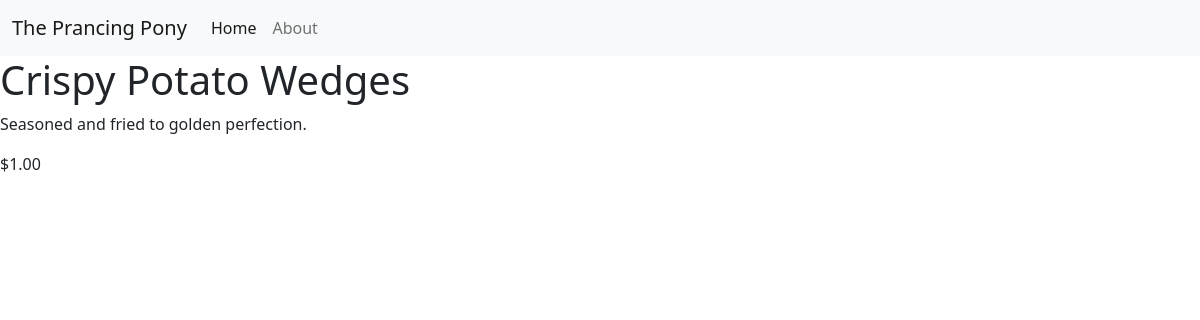
Screenshot of /menuitem/15/ with the database file from the repository.
### restaurant_menu/models.py (models this page shows, shortened)
class Item(models.Model):
    meal = models.CharField(max_length=1000, unique=True)
    description = models.CharField(max_length=2000)
    price = models.DecimalField(max_digits=10, decimal_places=2)
    meal_type = models.CharField(max_length=200, choices=MEAL_TYPE)
    author = models.ForeignKey(User, on_delete=models.PROTECT)
    status = models.IntegerField(choices=STATUS, default=1)
    date_created = models.DateTimeField(auto_now_add=True)
    date_updated = models.DateTimeField(auto_now=True)

### restaurant_menu/views.py (the view)
# urls.py: path('menuitem/<int:pk>/', views.MenuItemDetail.as_view(), name='menu_item'),
class MenuItemDetail(generic.DetailView):
    model = Item
    template_name = "menu_item_detail.html"

### restaurant_menu/templates/menu_item_detail.html
{% extends 'base.html' %}
{% block content %}
    <h1>{{ item.meal }}</h1>
    <p>{{ item.description }}</p>
    <p>${{ item.price }}</p>
{% endblock content %}

### rows the page displays
Item: meal "Crispy Potato Wedges", description "Seasoned and fried to golden perfection.", price "1.00"
